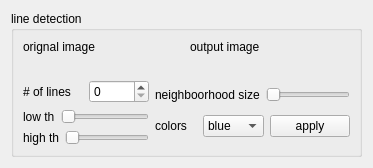
          <widget class="QWidget" name="lines">
           <attribute name="title">
            <string>Lines</string>
           </attribute>
           <layout class="QGridLayout" name="gridLayout_13">
            <item row="0" column="0">
             <widget class="QGroupBox" name="groupBox_line">
              <property name="title">
               <string>line detection</string>
              </property>
              <layout class="QGridLayout" name="gridLayout_14">
               <item row="0" column="0">
                <layout class="QVBoxLayout" name="verticalLayout_15" stretch="1,0">
                 <item>
                  <layout class="QHBoxLayout" name="horizontalLayout_13">
                   <item>
                    <layout class="QVBoxLayout" name="verticalLayout_7">
                     <item>
                      <widget class="QLabel" name="label_org_line">
                       <property name="sizePolicy">
                        <sizepolicy hsizetype="Preferred" vsizetype="Fixed">
                         <horstretch>0</horstretch>
                         <verstretch>0</verstretch>
                        </sizepolicy>
                       </property>
                       <property name="text">
                        <string>orignal image</string>
                       </property>
                      </widget>
                     </item>
                     <item>
                      <widget class="QLabel" name="orig_img_line">
                       <property name="text">
                        <string/>
                       </property>
                      </widget>
                     </item>
                    </layout>
                   </item>
                   <item>
                    <layout class="QVBoxLayout" name="verticalLayout_8">
                     <item>
                      <widget class="QLabel" name="label_out_lines">
                       <property name="sizePolicy">
                        <sizepolicy hsizetype="Preferred" vsizetype="Fixed">
                         <horstretch>0</horstretch>
                         <verstretch>0</verstretch>
                        </sizepolicy>
                       </property>
                       <property name="text">
                        <string>output image</string>
                       </property>
                      </widget>
                     </item>
                     <item>
                      <widget class="QLabel" name="out_img__line">
                       <property name="text">
                        <string/>
                       </property>
                      </widget>
                     </item>
                    </layout>
                   </item>
                  </layout>
                 </item>
                 <item>
                  <layout class="QHBoxLayout" name="horizontalLayout_12">
                   <item>
                    <layout class="QVBoxLayout" name="verticalLayout_5">
                     <item>
                      <layout class="QHBoxLayout" name="horizontalLayout_8">
                       <item>
                        <widget class="QLabel" name="label_num_line">
                         <property name="text">
                          <string># of lines</string>
                         </property>
                        </widget>
                       </item>
                       <item>
                        <widget class="QSpinBox" name="spinBox__line"/>
                       </item>
                      </layout>
                     </item>
                     <item>
                      <layout class="QHBoxLayout" name="horizontalLayout_9">
                       <item>
                        <widget class="QLabel" name="label_l_th">
                         <property name="text">
                          <string>low th</string>
                         </property>
                        </widget>
                       </item>
                       <item>
                        <widget class="QSlider" name="Lth_Slider">
                         <property name="orientation">
                          <enum>Qt::Horizontal</enum>
                         </property>
                        </widget>
                       </item>
                      </layout>
                     </item>
                     <item>
                      <layout class="QHBoxLayout" name="horizontalLayout_10">
                       <item>
                        <widget class="QLabel" name="label_H_th">
                         <property name="text">
                          <string>high th</string>
                         </property>
                        </widget>
                       </item>
                       <item>
                        <widget class="QSlider" name="Hth_Slider">
                         <property name="orientation">
                          <enum>Qt::Horizontal</enum>
                         </property>
                        </widget>
                       </item>
                      </layout>
                     </item>
                    </layout>
                   </item>
                   <item>
                    <layout class="QVBoxLayout" name="verticalLayout_6">
                     <item>
                      <layout class="QHBoxLayout" name="horizontalLayout_11">
                       <item>
                        <widget class="QLabel" name="label_neigh">
                         <property name="text">
                          <string>neighboorhood size</string>
                         </property>
                        </widget>
                       </item>
                       <item>
                        <widget class="QSlider" name="neigh_Slider">
                         <property name="orientation">
                          <enum>Qt::Horizontal</enum>
                         </property>
                        </widget>
                       </item>
                      </layout>
                     </item>
                     <item>
                      <layout class="QHBoxLayout" name="horizontalLayout_14">
                       <item>
                        <widget class="QLabel" name="label_color_line">
                         <property name="text">
                          <string>colors</string>
                         </property>
                        </widget>
                       </item>
                       <item>
                        <widget class="QComboBox" name="comboBox_color_line">
                         <item>
                          <property name="text">
                           <string>blue</string>
                          </property>
                         </item>
                         <item>
                          <property name="text">
                           <string>red</string>
                          </property>
                         </item>
                         <item>
                          <property name="text">
                           <string>green</string>
                          </property>
                         </item>
                        </widget>
                       </item>
                       <item>
                        <widget class="QPushButton" name="line_Apply">
                         <property name="text">
                          <string>apply</string>
                         </property>
                        </widget>
                       </item>
                      </layout>
                     </item>
                    </layout>
                   </item>
                  </layout>
                 </item>
                </layout>
               </item>
              </layout>
             </widget>
            </item>
           </layout>
          </widget>
